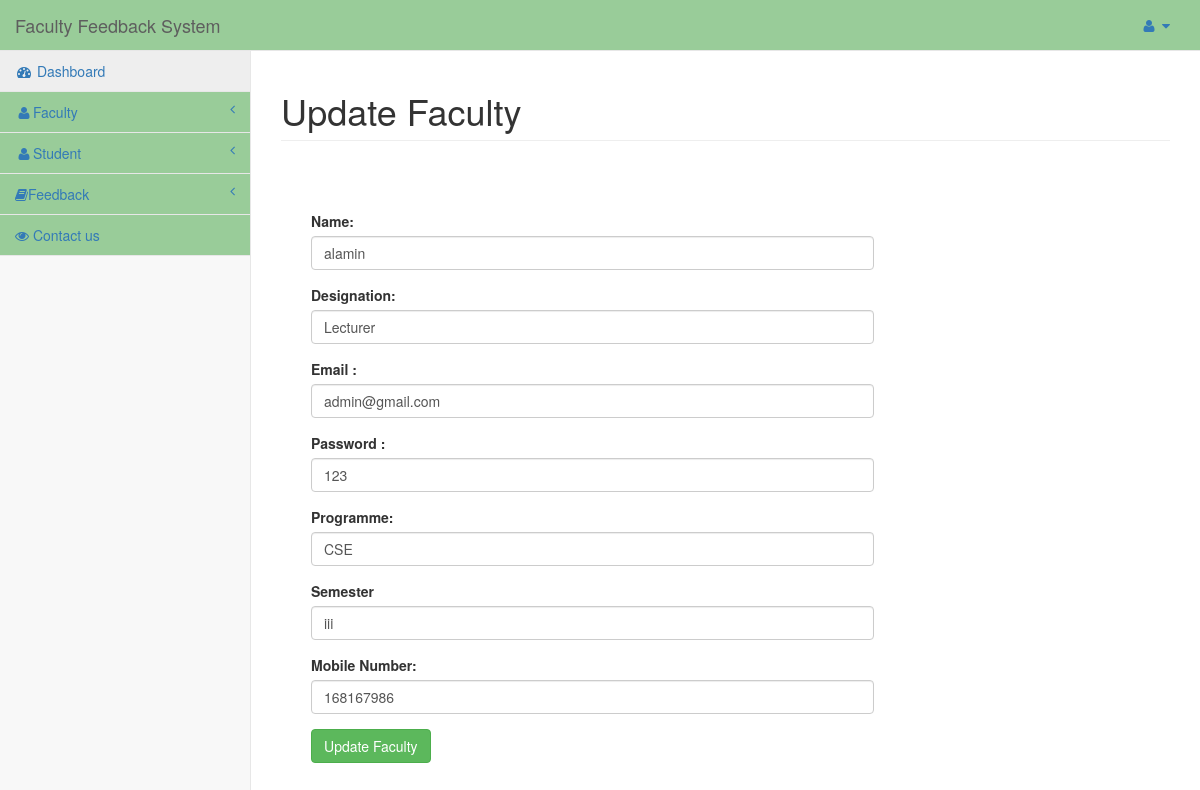
Page /admin/dashboard.php?id=12&info=edit_faculty (signed in) on the committed database.
### tables this page shows
CREATE TABLE `faculty` (
  `id` int(11) NOT NULL,
  `user_alias` varchar(30) NOT NULL,
  `Name` varchar(30) NOT NULL,
  `designation` varchar(100) NOT NULL,
  `programme` varchar(50) NOT NULL,
  `semester` varchar(10) NOT NULL,
  `email` varchar(255) NOT NULL,
  `password` varchar(75) NOT NULL,
  `mobile` bigint(20) NOT NULL,
  `date` datetime NOT NULL,
  `status` int(11) NOT NULL
);

### admin/edit_faculty.php (the view, shortened to what this page needs)
<?php
	extract($_POST);
$con=mysqli_query($conn,"select * from faculty where id='".$_GET['id']."'");
$res=mysqli_fetch_assoc($con);
?>
<h1 class="page-header">Update  Faculty</h1>
<div class="col-lg-8" style="margin:15px;">
	<form method="post">
	<div class="control-group form-group">
    	<div class="controls">
        </div>
   	</div>
	<div class="control-group form-group">
    	<div class="controls">
        	<label>Name:</label>
            	<input type="text" value="<?php echo @$res['Name'];?>" name="n" class="form-control" required>
        </div>
   	</div>
	<div class="control-group form-group">
    	<div class="controls">
        	<label>Designation:</label>
            	<input type="text" value="<?php echo @$res['designation'];?>" name="desg" class="form-control" required>
        </div>
   	</div>
	<div class="control-group form-group">
    	<div class="controls">
        	<label>Email :</label>
            	<input type="email" value="<?php echo @$res['email'];?>"  name="email" class="form-control" required>
        </div>
    </div>
	<div class="control-group form-group">
    	<div class="controls">
        	<label>Password :</label>
          <input type="text" value="<?php echo @$res['password'];?>"  name="pass" class="form-control" required>
        </div>
    </div>
	<div class="control-group form-group">
    	<div class="controls">
        	<label>Programme:</label>
  <input type="text"  name="prg" value="<?php echo @$res['programme'];?>" class="form-control" required>
        </div>
    </div>
	<div class="control-group form-group">
    	<div class="controls">
        	<label>Semester</label>
  <input type="text"  name="sem" value="<?php echo @$res['semester'];?>" class="form-control" required>
        </div>
    </div>
	<div class="control-group form-group">
    	<div class="controls">
        	<label>Mobile Number:</label>
            	<input type="number" id="mob" value="<?php echo @$res['mobile'];?>" class="form-control" maxlength="10" name="mob"  required>
        </div>
  	</div>
	<div class="control-group form-group">
    	<div class="controls">
            	<input type="submit" class="btn btn-success" name="save" value="Update  Faculty">
        </div>
  	</div>
	</form>
</div>

### css/sb-admin-2.css (style rules this page uses)
body { background-color: #f8f8f8; }

### rows in the picture
faculty: n "alamin", desg "Lecturer", email "admin@gmail.com", pass "123", prg "CSE", sem "iii", mob "168167986"
